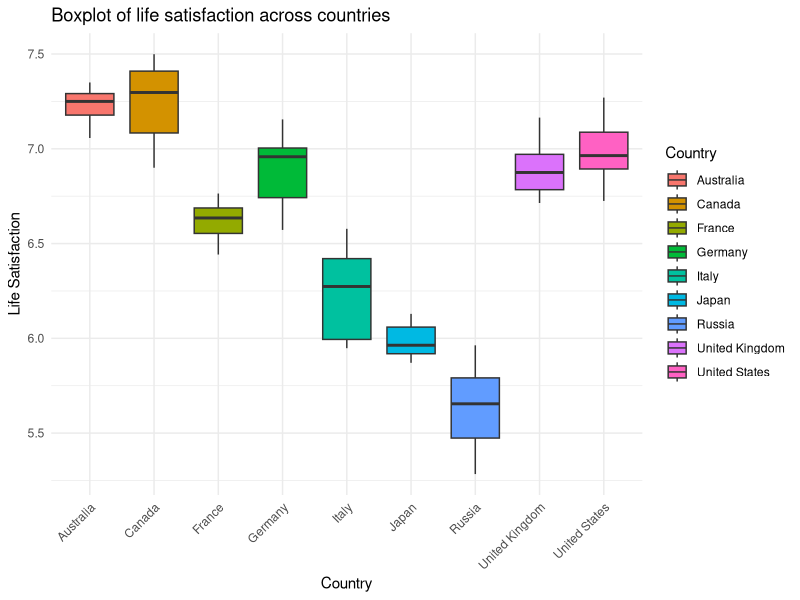
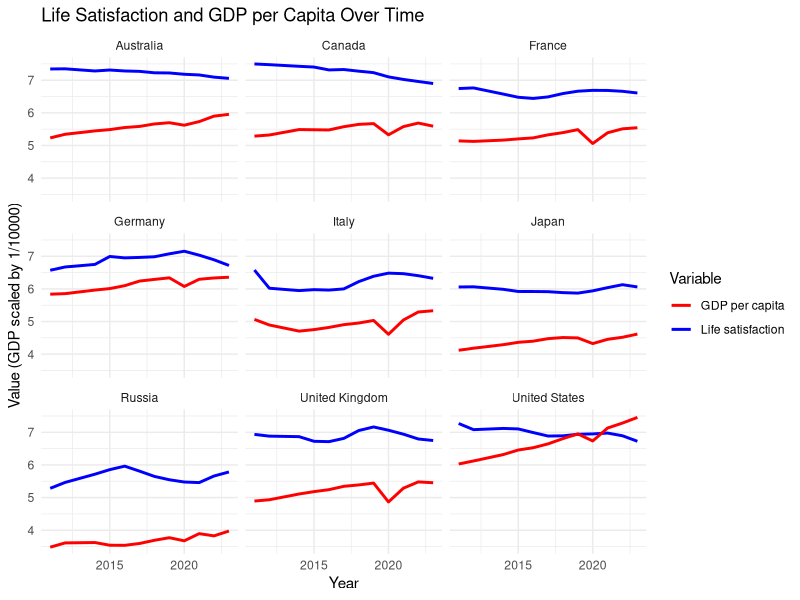
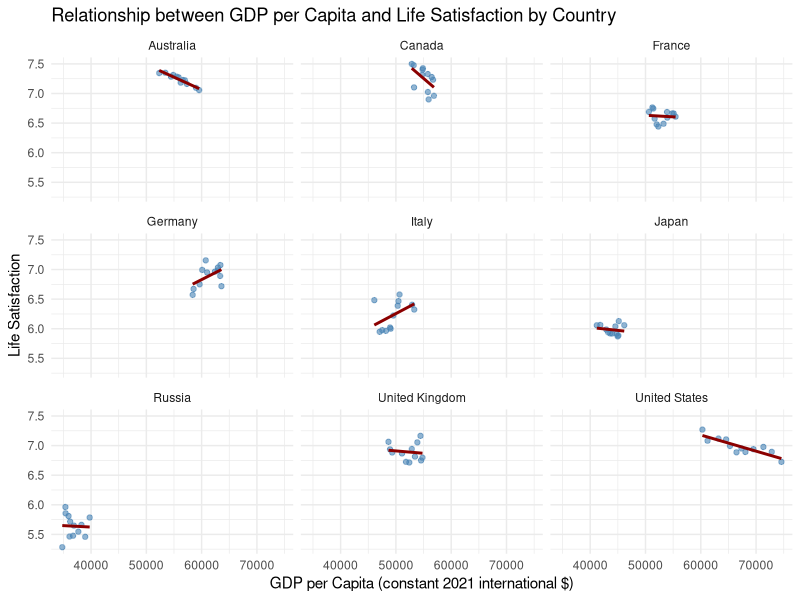

R code for these plots, in order:
## ---- chunk 1
library(readr)
library(dplyr)
library(tidyverse)
library(ggplot2)
## ---- chunk 2
gdp_vs_happiness <- read_csv("data/gdp-vs-happiness.csv")
## ---- chunk 3
colnames(gdp_vs_happiness)
## ---- chunk 4
unique(gdp_vs_happiness$`World regions according to OWID`)
## ---- chunk 5
n_distinct(gdp_vs_happiness$Entity)

## ---- chunk 6
gdp_happiness_clean <- gdp_vs_happiness |>
  rename(
    Country = Entity,
    "Life satisfaction" = "Cantril ladder score"
  ) |>
  select(Country, Year, 'Life satisfaction', 'GDP per capita, PPP (constant 2021 international $)') |>
  dplyr::filter(Country %in% c("Canada", "France", "Germany", "Italy", "Japan", "Russia", "United States", "United Kingdom", "Australia")) |>
  drop_na()
## ---- chunk 7
colnames(gdp_happiness_clean)
## ---- chunk 8
ggplot(gdp_happiness_clean, aes(x = Country, y = `Life satisfaction`, fill = Country)) + 
  geom_boxplot() + 
  labs(title = "Boxplot of life satisfaction across countries",
       x = "Country",
       y = "Life Satisfaction") + 
  theme_minimal() + 
  theme(axis.text.x = element_text(angle = 45, hjust = 1))
## ---- chunk 9
ggplot(gdp_happiness_clean, aes(x = Year)) +
  geom_line(aes(y = `Life satisfaction`, color = "Life satisfaction"), linewidth = 1) +
  geom_line(aes(y = `GDP per capita, PPP (constant 2021 international $)` / 10000, color = "GDP per capita"), linewidth = 1) +
  facet_wrap(~ Country) +
  labs(title = "Life Satisfaction and GDP per Capita Over Time",
       x = "Year",
       y = "Value (GDP scaled by 1/10000)",
       color = "Variable") +
  scale_color_manual(values = c("Life satisfaction" = "blue", "GDP per capita" = "red")) +
  theme_minimal()

## ---- chunk 10
library(GGally)
## ---- chunk 11
cor_data <- gdp_happiness_clean |>
  select(`Life satisfaction`, `GDP per capita, PPP (constant 2021 international $)`)

## ---- chunk 12
library(ggplot2)

ggplot(gdp_happiness_clean, 
       aes(x = `GDP per capita, PPP (constant 2021 international $)`, 
           y = `Life satisfaction`)) +
  geom_point(alpha = 0.6, color = "steelblue") +
  geom_smooth(method = "lm", se = FALSE, color = "darkred") +
  facet_wrap(~ Country) +
  labs(
    title = "Relationship between GDP per Capita and Life Satisfaction by Country",
    x = "GDP per Capita (constant 2021 international $)",
    y = "Life Satisfaction"
  ) +
  theme_minimal()

## ---- chunk 13
library(dplyr)
library(broom)

# Fit a model per country
model_by_country <- gdp_happiness_clean %>%
  group_by(Country) %>%
  do(tidy(lm(`Life satisfaction` ~ `GDP per capita, PPP (constant 2021 international $)`, data = .)))

# Filter out the intercept and show only the slope for each country
slope_by_country <- model_by_country %>%
  dplyr::filter(term != "(Intercept)")  # Remove intercept rows

# View the filtered model results
print(slope_by_country)



